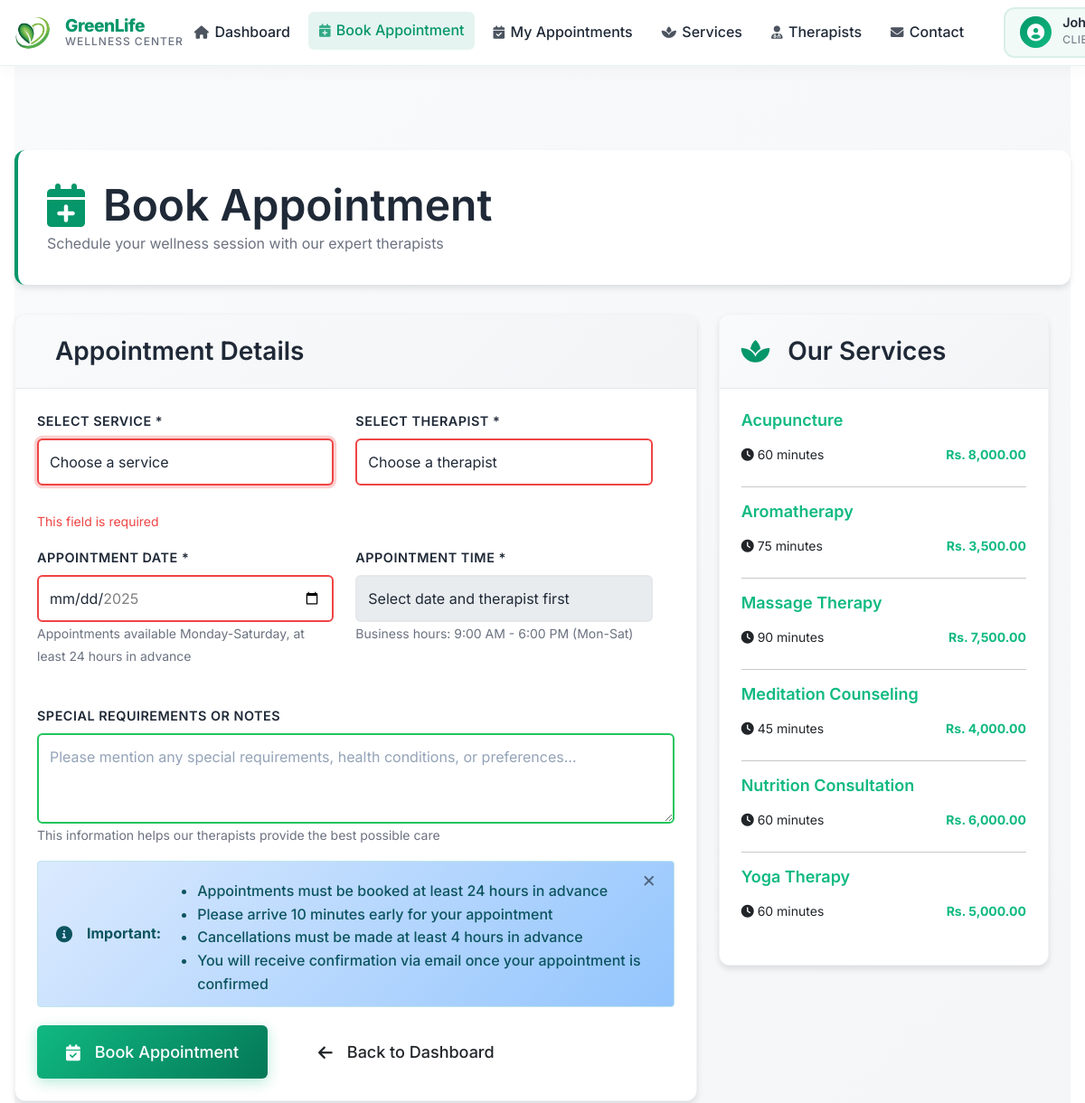
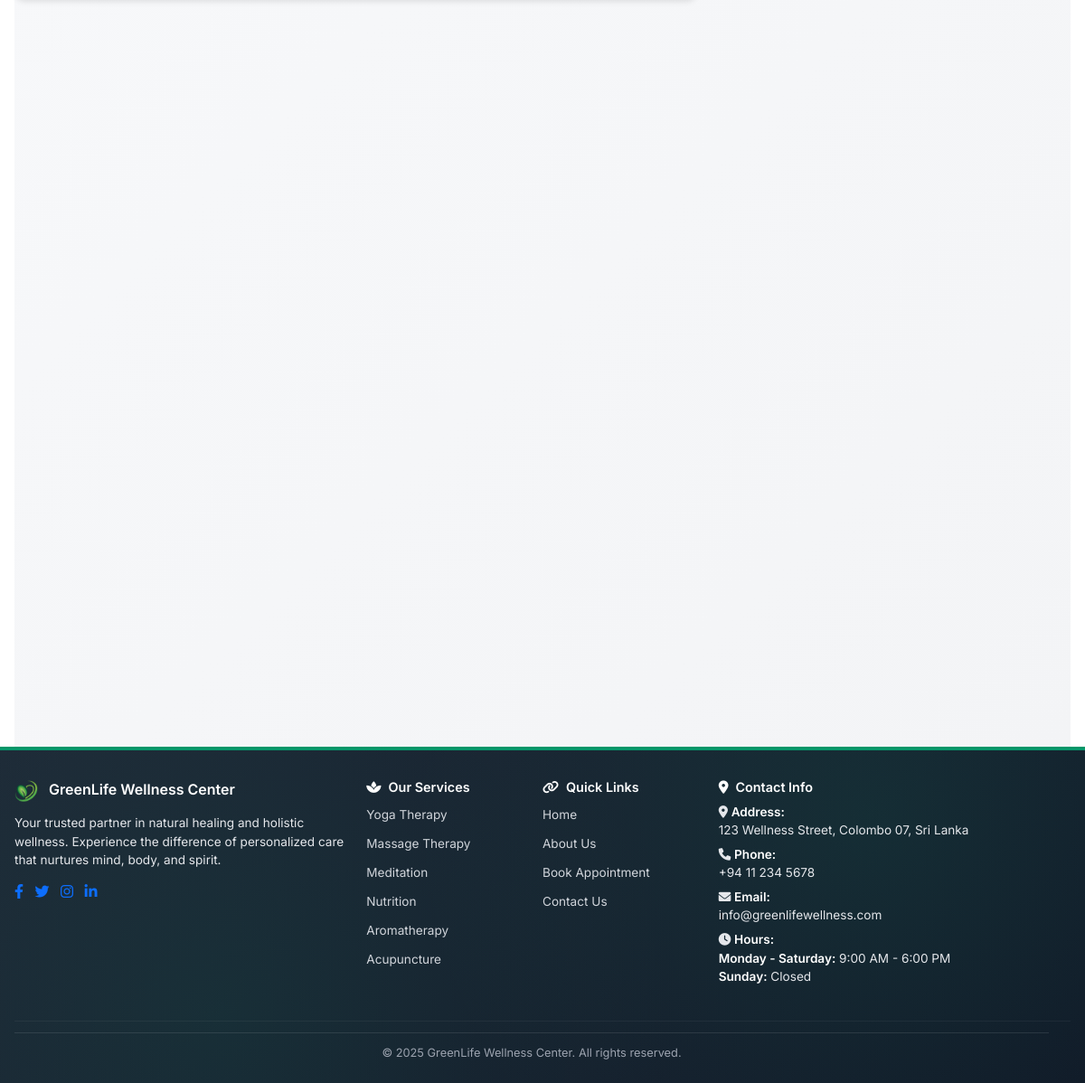
The page /appointment_booking.php (signed in) on the database its author committed (2 pictures, top to bottom).
### tables this page shows
CREATE TABLE services (
    service_id INT PRIMARY KEY AUTO_INCREMENT,
    service_name VARCHAR(100) NOT NULL,
    description TEXT,
    duration INT DEFAULT 60,  
    price DECIMAL(10,2) NOT NULL,
    status ENUM('active', 'inactive') DEFAULT 'active',
    created_at TIMESTAMP DEFAULT CURRENT_TIMESTAMP,
    updated_at TIMESTAMP DEFAULT CURRENT_TIMESTAMP ON UPDATE CURRENT_TIMESTAMP
);

### includes/functions.php (called while the page is built, shortened)
<?php
function isLoggedIn() {
    return isset($_SESSION['user_id']) && !empty($_SESSION['user_id']);
}
function getAllServices() {
    try {
        $pdo = getDBConnection();
        $stmt = $pdo->query("SELECT * FROM services WHERE status = 'active' ORDER BY service_name");
        return $stmt->fetchAll();
    } catch (PDOException $e) {
        error_log("Error fetching services: " . $e->getMessage());
        return [];
    }
}
?>

### appointment_booking.php (the view, shortened to what this page needs)
<?php
require_once 'includes/functions.php';
$services = getAllServices();
require_once 'includes/header.php';
?>
<div class="container">
    <div class="dashboard">
        <div class="dashboard-header">
            <h1><i class="fas fa-calendar-plus me-2"></i>Book Appointment</h1>
            <p>Schedule your wellness session with our expert therapists</p>
        </div>
        <div class="row">
            <div class="col-lg-8">
                <div class="card">
                    <div class="card-header">
                        <h4><i class="fas fa-form me-2"></i>Appointment Details</h4>
                    </div>
                    <div class="card-body">
                        <form id="appointmentForm" method="POST" action="" data-persist="true">
                            <div class="row">
                                <div class="col-md-6">
                                    <div class="mb-3">
                                        <label for="service" class="form-label">Select Service *</label>
                                        <select class="form-control form-select" id="service" name="service" required>
                                            <option value="">Choose a service</option>
                                        </select>
                                        <div class="validation-error-message" id="service-error"></div>
                                    </div>
                                </div>
                                <div class="col-md-6">
                                    <div class="mb-3">
                                        <label for="therapist" class="form-label">Select Therapist *</label>
                                        <select class="form-control form-select" id="therapist" name="therapist" required>
                                            <option value="">Choose a therapist</option>
                                        </select>
                                        <div class="validation-error-message" id="therapist-error"></div>
                                    </div>
                                </div>
                            </div>
                            <div class="row">
                                <div class="col-md-6">
                                    <div class="mb-3">
                                        <label for="appointmentDate" class="form-label">Appointment Date *</label>
                                        <input type="date" class="form-control" id="appointmentDate" name="appointmentDate" required>
                                        <small class="text-muted">Appointments available Monday-Saturday, at least 24 hours in advance</small>
                                        <div class="validation-error-message" id="date-error"></div>
                                    </div>
                                </div>
                                <div class="col-md-6">
                                    <div class="mb-3">
                                        <label for="appointmentTime" class="form-label">Appointment Time *</label>
                                        <select class="form-control form-select" id="appointmentTime" name="appointmentTime" required disabled>
                                            <option value="">Select date and therapist first</option>
                                        </select>
                                        <small class="text-muted">Business hours: 9:00 AM - 6:00 PM (Mon-Sat)</small>
                                        <div class="validation-error-message" id="time-error"></div>
                                    </div>
                                </div>
                            </div>
                            <div class="mb-3">
                                <label for="client_notes" class="form-label">Special Requirements or Notes</label>
                                <textarea class="form-control" id="client_notes" name="client_notes" rows="3"
                                         placeholder="Please mention any special requirements, health conditions, or preferences..."></textarea>
                                <small class="text-muted">This information helps our therapists provide the best possible care</small>
                            </div>
                            <div class="alert alert-info">
                                <i class="fas fa-info-circle me-2"></i>
                                <strong>Important:</strong>
                                <ul class="mb-0 mt-2">
                                    <li>Appointments must be booked at least 24 hours in advance</li>
                                    <li>Please arrive 10 minutes early for your appointment</li>
                                    <li>Cancellations must be made at least 4 hours in advance</li>
                                    <li>You will receive confirmation via email once your appointment is confirmed</li>
                                </ul>
                            </div>
                            <div class="d-flex gap-3">
                                <button type="submit" class="btn btn-success btn-lg" id="submitBtn">
                                    <i class="fas fa-calendar-check me-2"></i>Book Appointment
                                </button>
                                <a href="index.php" class="btn btn-outline btn-lg">
                                    <i class="fas fa-arrow-left me-2"></i>Back to Dashboard
                                </a>
                            </div>
                        </form>
                    </div>
                </div>
            </div>
            <div class="col-lg-4">
                <div class="card">
                    <div class="card-header">
                        <h4><i class="fas fa-spa me-2"></i>Our Services</h4>
                    </div>
                    <div class="card-body">
                        <?php foreach ($services as $service): ?>
                            <div class="service-info mb-4">
                                <h6 class="text-success"><?php echo htmlspecialchars($service['service_name']); ?></h6>
                                <div class="d-flex justify-content-between">
                                    <span class="small"><i class="fas fa-clock me-1"></i><?php echo $service['duration']; ?> minutes</span>
                                    <span class="small fw-bold text-success">Rs. <?php echo number_format($service['price'], 2); ?></span>
                                </div>
                            </div>
                            <?php if (next($services)): ?>
                                <hr>
                            <?php endif; ?>
                        <?php endforeach; ?>
                    </div>
                </div>
            </div>
        </div>
    </div>
</div>
<?php require_once 'includes/footer.php'; ?>

### includes/header.php (shortened to what this page needs)
<?php
require_once 'functions.php';
?>
<!DOCTYPE html>
<html lang="en">
<head>
    <link href="https://cdn.jsdelivr.net/npm/bootstrap@5.3.0/dist/css/bootstrap.min.css" rel="stylesheet">
    <link href="https://cdnjs.cloudflare.com/ajax/libs/font-awesome/6.0.0/css/all.min.css" rel="stylesheet">
    <link rel="stylesheet" href="css/style.css">
    <link rel="stylesheet" href="assets/css/icon-styles.css">
</head>
<body>
    <nav class="modern-navbar" id="mainNavbar">
        <div class="container">
            <div class="navbar-content">
                <a class="navbar-brand" href="index.php">
                    <div class="brand-icon">
                        <img src="images/logo.png" alt="GreenLife Wellness Center Logo" style="width: 100%; height: 100%; object-fit: contain;">
                    </div>
                    <div class="brand-text">
                        <span class="brand-name">GreenLife</span>
                        <span class="brand-subtitle">Wellness Center</span>
                    </div>
                </a>
                <div class="navbar-menu" id="navbarMenu">
                    <ul class="navbar-nav">
                        <?php if (isLoggedIn()): ?>
                            <li class="nav-item">
                                <a class="nav-link" href="index.php">
                                    <i class="fas fa-home nav-icon"></i>
                                    <span>Dashboard</span>
                                </a>
                            </li>
                            <li class="nav-item">
                                <a class="nav-link" href="appointment_booking.php">
                                    <i class="fas fa-calendar-plus nav-icon"></i>
                                    <span>Book Appointment</span>
                                </a>
                            </li>
                            <li class="nav-item">
                                <a class="nav-link" href="view_appointments.php">
                                    <i class="fas fa-calendar-check nav-icon"></i>
                                    <span>My Appointments</span>
                                </a>
                            </li>
                            <li class="nav-item">
                                <a class="nav-link" href="index.php#services">
                                    <i class="fas fa-spa nav-icon"></i>
                                    <span>Services</span>
                                </a>
                            </li>
                            <li class="nav-item">
                                <a class="nav-link" href="index.php#therapists">
                                    <i class="fas fa-user-md nav-icon"></i>
                                    <span>Therapists</span>
                                </a>
                            </li>
                        <?php endif; ?>
                        <li class="nav-item">
                            <a class="nav-link" href="contact_us.php">
                                <i class="fas fa-envelope nav-icon"></i>
                                <span>Contact</span>
                            </a>
                        </li>
                    </ul>
                    <div class="navbar-actions">
                        <?php if (isLoggedIn()): ?>
                            <div class="user-dropdown">
                                <button class="user-toggle" id="userToggle">
                                    <div class="user-avatar">
                                        <i class="fas fa-user-circle"></i>
                                    </div>
                                    <div class="user-info">
                                        <span class="user-name"><?php echo htmlspecialchars($_SESSION['name']); ?></span>
                                        <span class="user-role"><?php echo ucfirst($_SESSION['role']); ?></span>
                                    </div>
                                </button>
                            </div>
                        <?php endif; ?>
                    </div>
                </div>
            </div>
        </div>
    </nav>
    <main class="main-content">

### includes/footer.php (shortened to what this page needs)
</main>
    <footer class="footer">
        <div class="container">
            <div class="row">
                <div class="col-md-4 mb-4">
                    <h5>
                        <img src="images/logo.png" alt="GreenLife Wellness Center Logo" style="width: 26px; height: 26px; object-fit: contain; margin-right: 8px;">
                        GreenLife Wellness Center
                    </h5>
                    <p>Your trusted partner in natural healing and holistic wellness. Experience the difference of personalized care that nurtures mind, body, and spirit.</p>
                    <div class="social-links mt-3">
                        <a href="#" title="Facebook"><i class="fab fa-facebook-f"></i></a>
                        <a href="#" title="Twitter"><i class="fab fa-twitter"></i></a>
                        <a href="#" title="Instagram"><i class="fab fa-instagram"></i></a>
                        <a href="#" title="LinkedIn"><i class="fab fa-linkedin-in"></i></a>
                    </div>
                </div>
                <div class="col-md-2 mb-4">
                    <h6><i class="fas fa-spa me-2"></i>Our Services</h6>
                    <ul>
                        <li><a href="index.php#services">Yoga Therapy</a></li>
                        <li><a href="index.php#services">Massage Therapy</a></li>
                        <li><a href="index.php#services">Meditation</a></li>
                        <li><a href="index.php#services">Nutrition</a></li>
                        <li><a href="index.php#services">Aromatherapy</a></li>
                        <li><a href="index.php#services">Acupuncture</a></li>
                    </ul>
                </div>
                <div class="col-md-2 mb-4">
                    <h6><i class="fas fa-link me-2"></i>Quick Links</h6>
                    <ul>
                        <li><a href="index.php">Home</a></li>
                        <li><a href="index.php#about">About Us</a></li>
                        <li><a href="appointment_booking.php">Book Appointment</a></li>
                        <li><a href="contact_us.php">Contact Us</a></li>
                    </ul>
                </div>
                <div class="col-md-4 mb-4">
                    <h6><i class="fas fa-map-marker-alt me-2"></i>Contact Info</h6>
                    <div class="contact-info">
                        <p><i class="fas fa-map-marker-alt"></i> <strong>Address:</strong><br>
                           123 Wellness Street, Colombo 07, Sri Lanka</p>
                        <p><i class="fas fa-phone"></i> <strong>Phone:</strong><br>
                           +94 11 234 5678</p>
                        <p><i class="fas fa-envelope"></i> <strong>Email:</strong><br>
                           info@greenlifewellness.com</p>
                        <p><i class="fas fa-clock"></i> <strong>Hours:</strong><br>
                           <strong>Monday - Saturday:</strong> 9:00 AM - 6:00 PM<br>
                           <strong>Sunday:</strong> Closed</p>
                    </div>
                </div>
            </div>
            <hr>
            <div class="row">
                <div class="col-12">
                    <p class="text-center mb-0">
                        &copy; <?php echo date('Y'); ?> GreenLife Wellness Center. All rights reserved.
                    </p>
                </div>
            </div>
        </div>
    </footer>
</body>
</html>

### rows shown on the page
services: service_name "Acupuncture", duration "60", price "8,000.00"
services: service_name "Aromatherapy", duration "75", price "3,500.00"
services: service_name "Massage Therapy", duration "90", price "7,500.00"
services: service_name "Meditation Counseling", duration "45", price "4,000.00"
services: service_name "Nutrition Consultation", duration "60", price "6,000.00"
services: service_name "Yoga Therapy", duration "60", price "5,000.00"
